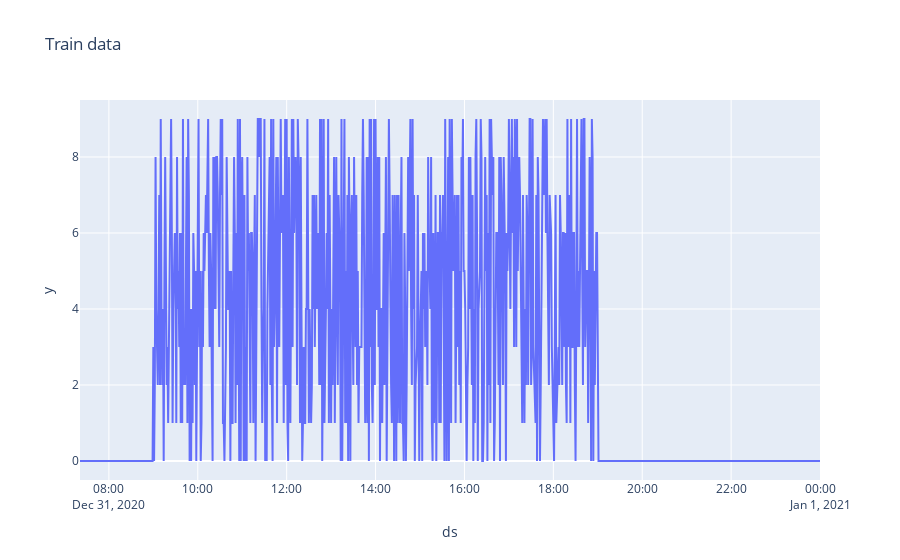

Notebook code for this chart:
### Code cell
# fig10 = px.line( single_fit_data[-1000:], x='ds', y='y', title='Train data' )
# fig11 = px.scatter( single_fit_data[-10000:], x='ds', y='y', title='Train data' )
# fig10.show()
# fig11.show()

### Figure 1 — Plotly figure (JSON) as saved in the notebook; plotly's stock layout.template omitted (floating-point values rounded to 4 significant figures; data arrays with more than 128 entries replaced by an {"elided": "..."} marker saying what was removed)
{"data": [{"hovertemplate": "ds=%{x}<br>y=%{y}<extra></extra>", "legendgroup": "", "line": {"color": "#636efa", "dash": "solid"}, "marker": {"symbol": "circle"}, "mode": "lines", "name": "", "orientation": "v", "showlegend": false, "type": "scatter", "x": {"elided": "1000 str values"}, "xaxis": "x", "y": {"elided": "1000 int values"}, "yaxis": "y"}], "layout": {"legend": {"tracegroupgap": 0}, "title": {"text": "Train data"}, "xaxis": {"anchor": "y", "domain": [0, 1], "title": {"text": "ds"}}, "yaxis": {"anchor": "x", "domain": [0, 1], "title": {"text": "y"}}}}
